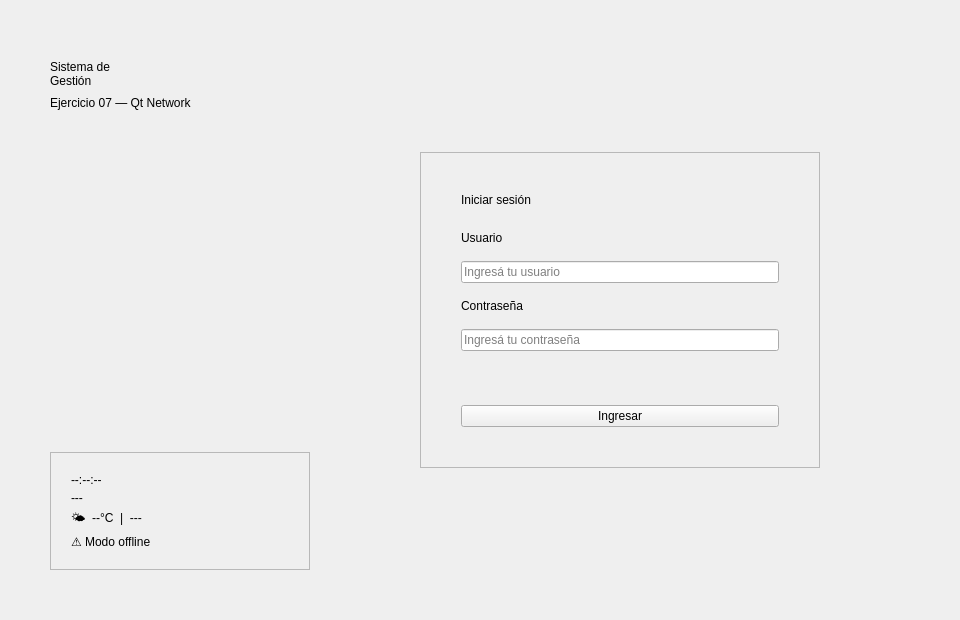
<?xml version="1.0" encoding="UTF-8"?>
<ui version="4.0">
 <class>Login</class>
 <widget class="QWidget" name="Login">
  <property name="geometry">
   <rect>
    <x>0</x>
    <y>0</y>
    <width>960</width>
    <height>620</height>
   </rect>
  </property>
  <property name="minimumSize">
   <size>
    <width>900</width>
    <height>580</height>
   </size>
  </property>
  <property name="windowTitle">
   <string>Sistema de Gestión — Login</string>
  </property>
  <layout class="QHBoxLayout" name="layoutPrincipal">
   <property name="spacing">
    <number>0</number>
   </property>
   <property name="leftMargin">
    <number>0</number>
   </property>
   <property name="topMargin">
    <number>0</number>
   </property>
   <property name="rightMargin">
    <number>0</number>
   </property>
   <property name="bottomMargin">
    <number>0</number>
   </property>

   <!-- ═══ PANEL IZQUIERDO ═══ -->
   <item>
    <widget class="QWidget" name="panelIzquierdo">
     <property name="minimumSize">
      <size>
       <width>360</width>
       <height>0</height>
      </size>
     </property>
     <layout class="QVBoxLayout" name="layIzquierdo">
      <property name="leftMargin"><number>50</number></property>
      <property name="topMargin"><number>60</number></property>
      <property name="rightMargin"><number>50</number></property>
      <property name="bottomMargin"><number>50</number></property>
      <property name="spacing"><number>0</number></property>

      <!-- Título -->
      <item>
       <widget class="QLabel" name="lblTitulo">
        <property name="text">
         <string>Sistema de
Gestión</string>
        </property>
        <property name="wordWrap">
         <bool>true</bool>
        </property>
       </widget>
      </item>

      <!-- Subtítulo -->
      <item>
       <spacer>
        <property name="orientation"><enum>Qt::Vertical</enum></property>
        <property name="sizeType"><enum>QSizePolicy::Fixed</enum></property>
        <property name="sizeHint" stdset="0"><size><width>0</width><height>8</height></size></property>
       </spacer>
      </item>
      <item>
       <widget class="QLabel" name="lblSubtitulo">
        <property name="text">
         <string>Ejercicio 07 — Qt Network</string>
        </property>
       </widget>
      </item>

      <!-- Spacer empuja el frame de clima hacia abajo -->
      <item>
       <spacer>
        <property name="orientation"><enum>Qt::Vertical</enum></property>
        <property name="sizeHint" stdset="0"><size><width>20</width><height>40</height></size></property>
       </spacer>
      </item>

      <!-- Frame clima -->
      <item>
       <widget class="QFrame" name="frameClima">
        <property name="frameShape"><enum>QFrame::StyledPanel</enum></property>
        <layout class="QVBoxLayout" name="layClima">
         <property name="leftMargin"><number>20</number></property>
         <property name="topMargin"><number>20</number></property>
         <property name="rightMargin"><number>20</number></property>
         <property name="bottomMargin"><number>20</number></property>
         <property name="spacing"><number>4</number></property>

         <item>
          <widget class="QLabel" name="lblHora">
           <property name="text"><string>--:--:--</string></property>
          </widget>
         </item>
         <item>
          <widget class="QLabel" name="lblFecha">
           <property name="text"><string>---</string></property>
          </widget>
         </item>
         <item>
          <widget class="QLabel" name="lblClima">
           <property name="text"><string>🌤  --°C  |  ---</string></property>
          </widget>
         </item>
         <item>
          <widget class="QLabel" name="lblOffline">
           <property name="text"><string>⚠ Modo offline</string></property>
           <property name="visible"><bool>false</bool></property>
          </widget>
         </item>

        </layout>
       </widget>
      </item>

     </layout>
    </widget>
   </item>

   <!-- ═══ PANEL DERECHO ═══ -->
   <item>
    <widget class="QWidget" name="panelDerecho">
     <layout class="QVBoxLayout" name="layDerecho">
      <property name="leftMargin"><number>60</number></property>
      <property name="topMargin"><number>0</number></property>
      <property name="rightMargin"><number>60</number></property>
      <property name="bottomMargin"><number>0</number></property>
      <property name="spacing"><number>0</number></property>

      <!-- Spacer arriba -->
      <item>
       <spacer>
        <property name="orientation"><enum>Qt::Vertical</enum></property>
        <property name="sizeHint" stdset="0"><size><width>20</width><height>40</height></size></property>
       </spacer>
      </item>

      <!-- Card formulario -->
      <item>
       <widget class="QFrame" name="card">
        <property name="maximumSize">
         <size><width>400</width><height>16777215</height></size>
        </property>
        <property name="minimumSize">
         <size><width>320</width><height>0</height></size>
        </property>
        <property name="frameShape"><enum>QFrame::StyledPanel</enum></property>
        <layout class="QVBoxLayout" name="layCard">
         <property name="leftMargin"><number>40</number></property>
         <property name="topMargin"><number>40</number></property>
         <property name="rightMargin"><number>40</number></property>
         <property name="bottomMargin"><number>40</number></property>
         <property name="spacing"><number>16</number></property>

         <!-- Título del formulario -->
         <item>
          <widget class="QLabel" name="lblFormTitulo">
           <property name="text"><string>Iniciar sesión</string></property>
          </widget>
         </item>

         <!-- Spacer pequeño -->
         <item>
          <spacer>
           <property name="orientation"><enum>Qt::Vertical</enum></property>
           <property name="sizeType"><enum>QSizePolicy::Fixed</enum></property>
           <property name="sizeHint" stdset="0"><size><width>0</width><height>8</height></size></property>
          </spacer>
         </item>

         <!-- Label usuario -->
         <item>
          <widget class="QLabel" name="lblCampoUsuario">
           <property name="text"><string>Usuario</string></property>
          </widget>
         </item>

         <!-- Input usuario -->
         <item>
          <widget class="QLineEdit" name="edUsuario">
           <property name="placeholderText"><string>Ingresá tu usuario</string></property>
          </widget>
         </item>

         <!-- Label password -->
         <item>
          <widget class="QLabel" name="lblCampoPassword">
           <property name="text"><string>Contraseña</string></property>
          </widget>
         </item>

         <!-- Input password -->
         <item>
          <widget class="QLineEdit" name="edPassword">
           <property name="echoMode"><enum>QLineEdit::Password</enum></property>
           <property name="placeholderText"><string>Ingresá tu contraseña</string></property>
          </widget>
         </item>

         <!-- Mensaje de error -->
         <item>
          <widget class="QLabel" name="lblMensaje">
           <property name="text"><string/></property>
           <property name="wordWrap"><bool>true</bool></property>
           <property name="visible"><bool>false</bool></property>
          </widget>
         </item>

         <!-- Spacer pequeño -->
         <item>
          <spacer>
           <property name="orientation"><enum>Qt::Vertical</enum></property>
           <property name="sizeType"><enum>QSizePolicy::Fixed</enum></property>
           <property name="sizeHint" stdset="0"><size><width>0</width><height>8</height></size></property>
          </spacer>
         </item>

         <!-- Botón login -->
         <item>
          <widget class="QPushButton" name="btnLogin">
           <property name="text"><string>Ingresar</string></property>
           <property name="cursor">
            <cursorShape>PointingHandCursor</cursorShape>
           </property>
          </widget>
         </item>

        </layout>
       </widget>
      </item>

      <!-- Spacer abajo -->
      <item>
       <spacer>
        <property name="orientation"><enum>Qt::Vertical</enum></property>
        <property name="sizeHint" stdset="0"><size><width>20</width><height>40</height></size></property>
       </spacer>
      </item>

     </layout>
    </widget>
   </item>

  </layout>
 </widget>
 <resources/>
 <connections/>
</ui>
